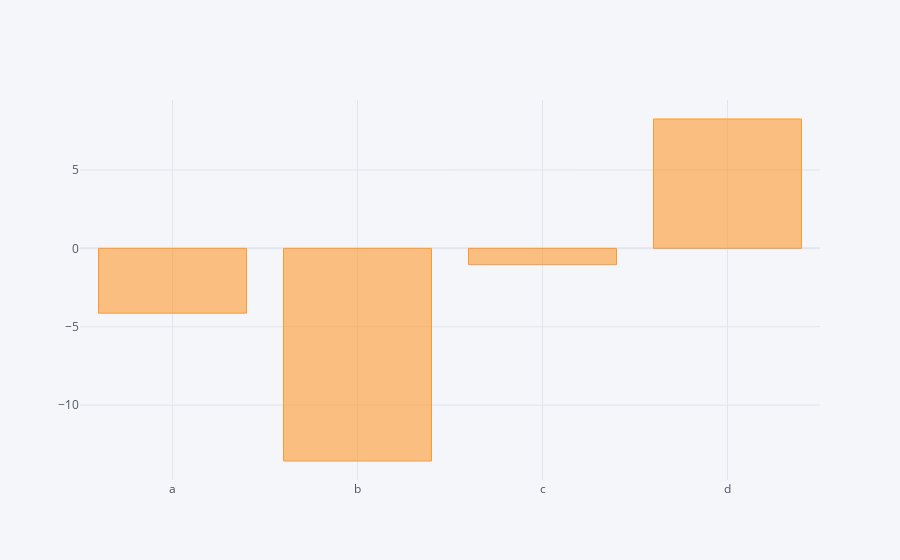

The notebook cell this image was saved under:
### Code cell
#Podemos hacer uno, por ejemplo, con la suma de los valores de cada columna:
dataframe.sum().iplot(kind='bar')

### Figure 1 — Plotly figure (JSON) as saved in the notebook; plotly's stock layout.template omitted (floating-point values rounded to 4 significant figures)
{"data": [{"marker": {"color": "rgba(255, 153, 51, 0.6)", "line": {"color": "rgba(255, 153, 51, 1.0)", "width": 1}}, "name": "None", "orientation": "v", "text": "", "type": "bar", "x": ["a", "b", "c", "d"], "y": [-4.133, -13.56, -1.04, 8.252]}], "layout": {"autosize": true, "legend": {"bgcolor": "#F5F6F9", "font": {"color": "#4D5663"}}, "paper_bgcolor": "#F5F6F9", "plot_bgcolor": "#F5F6F9", "title": {"font": {"color": "#4D5663"}}, "xaxis": {"autorange": true, "gridcolor": "#E1E5ED", "range": [-0.5, 3.5], "showgrid": true, "tickfont": {"color": "#4D5663"}, "title": {"font": {"color": "#4D5663"}, "text": ""}, "type": "category", "zerolinecolor": "#E1E5ED"}, "yaxis": {"autorange": true, "gridcolor": "#E1E5ED", "range": [-14.77, 9.464], "showgrid": true, "tickfont": {"color": "#4D5663"}, "title": {"font": {"color": "#4D5663"}, "text": ""}, "type": "linear", "zerolinecolor": "#E1E5ED"}}}
